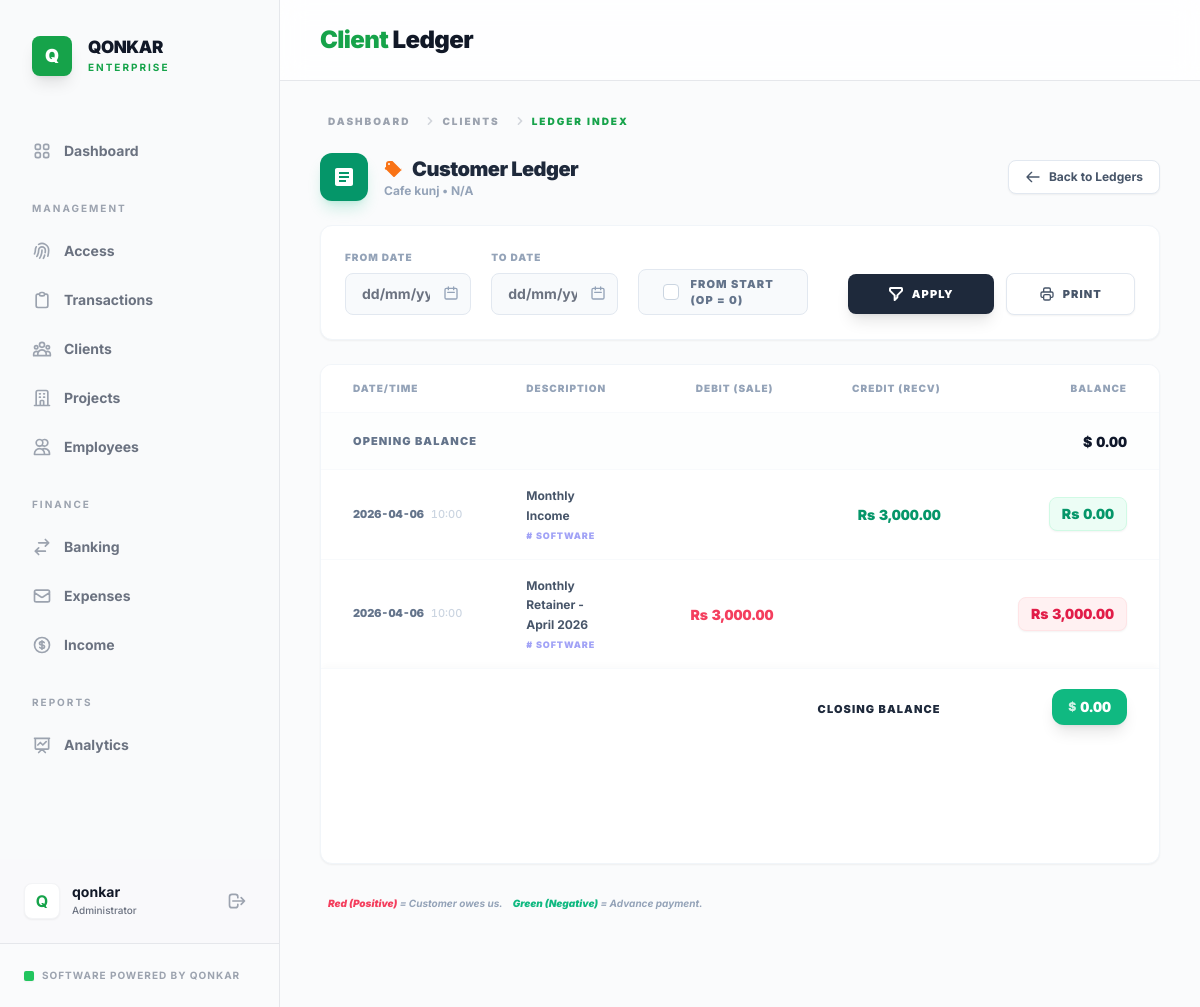
The page /core/client/34/ledger/ (signed in) on the database as committed earlier.
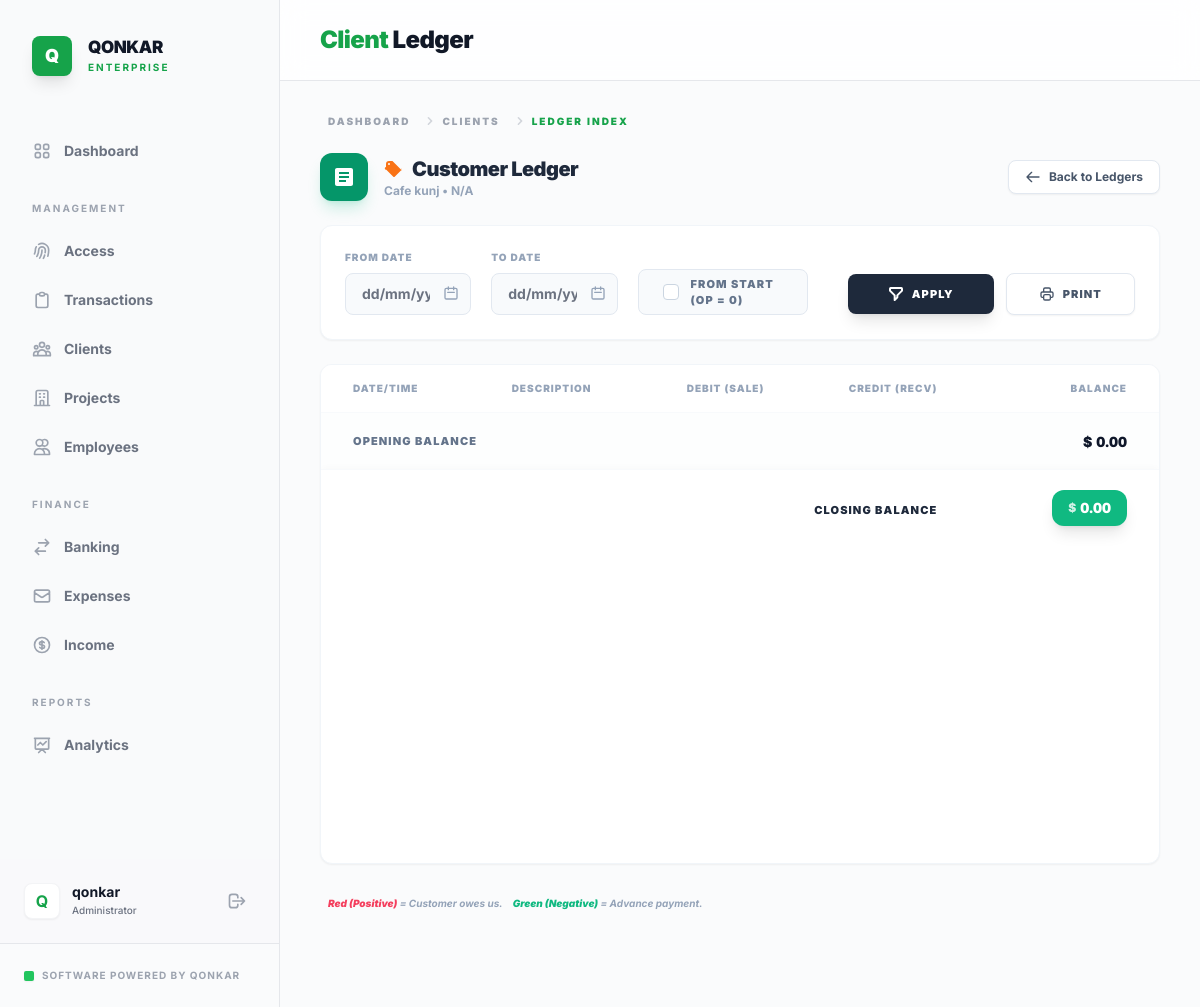
The same page on the database as committed later.
### core/models.py (models this page shows, shortened)
class Transaction(models.Model):
    date = models.DateField()
    description = models.CharField(max_length=500)
    reference = models.CharField(max_length=100, blank=True, help_text="e.g. Invoice #, Transfer ID")
    project = models.ForeignKey(Project, on_delete=models.SET_NULL, null=True, blank=True, related_name='transactions')
    receipt = models.FileField(upload_to='receipts/%Y/%m/%d/', null=True, blank=True)
    custom_fields = models.JSONField(blank=True, default=dict)
    currency = models.ForeignKey(Currency, on_delete=models.PROTECT, related_name='transactions', null=True)
    created_at = models.DateTimeField(auto_now_add=True)
    created_by = models.ForeignKey(settings.AUTH_USER_MODEL, on_delete=models.SET_NULL, null=True)

class Project(models.Model):
    STATUS_CHOICES = [
        ('Pipeline / Prospect', 'Pipeline / Prospect'),
        ('Active / In Progress', 'Active / In Progress'),
        ('On Hold', 'On Hold'),
        ('Completed', 'Completed'),
        ('Cancelled', 'Cancelled'),
    ]
    TYPE_CHOICES = [('Fixed', 'Fixed'), ('Subscription', 'Subscription')]
    client = models.ForeignKey(Client, on_delete=models.CASCADE, related_name='projects')
    project_lead = models.ForeignKey(Employee, on_delete=models.SET_NULL, null=True, blank=True, related_name='managed_projects')
    name = models.CharField(max_length=255)
    description = models.TextField(blank=True, null=True)
    currency = models.ForeignKey(Currency, on_delete=models.PROTECT, related_name='projects')
    target_budget = models.DecimalField(max_digits=15, decimal_places=2)
    status = models.CharField(max_length=50, choices=STATUS_CHOICES, default='Pipeline / Prospect')
    project_type = models.CharField(max_length=50, choices=TYPE_CHOICES, default='Fixed')
    monthly_fee = models.DecimalField(max_digits=15, decimal_places=2, help_text="Monthly fee for subscription projects")
    timeline = models.CharField(max_length=100, default="Monthly Cycle")
    start_date = models.DateField(default=timezone.now)
    end_date = models.DateField(blank=True, null=True)
    tax_percentage = models.DecimalField(max_digits=5, decimal_places=2, default=13.00, help_text="Estimated tax percentage (e.g. SRB + Income Tax)")
    last_billed_date = models.DateField(null=True, blank=True, help_text="The date of the last monthly invoice generated")
    created_at = models.DateTimeField(auto_now_add=True)
    created_by = models.ForeignKey(settings.AUTH_USER_MODEL, on_delete=models.SET_NULL, null=True, blank=True)

### core/views.py (the view)
# urls.py: path('client/<int:pk>/ledger/', views.client_ledger_view, name='client_ledger'),
@login_required
def client_ledger_view(request, pk):
    context = get_client_ledger_context(request, pk)
    context['today'] = timezone.now().date()
    if request.headers.get('HX-Request'):
        return render(request, 'core/partials/client_ledger_partial.html', context)
    return render(request, 'core/client_ledger.html', context)

### core/models.py (called while the page is built)
    def get_base_amount(self):
        return self.amount * self.exchange_rate

### core/views.py (called while the page is built, shortened)
def process_monthly_billings(user=None):
    today = timezone.now().date()
    current_month_start = today.replace(day=1)
    projects_to_bill = Project.objects.filter(
        project_type='Subscription',
        status__in=['Pipeline / Prospect', 'Active / In Progress']
    ).filter(
        Q(last_billed_date__lt=current_month_start) | Q(last_billed_date__isnull=True)
    )
    if not projects_to_bill.exists():
        return 0, "No pending monthly billings found for this period."

### core/templates/core/client_ledger.html (shortened to what this page needs)
{% extends 'core/base.html' %}
{% load humanize %}
{% block header_title %}
    <span class="text-brand-600">Client</span> Ledger
{% endblock %}
{% block content %}
<div class="space-y-6 animate-in fade-in slide-in-from-bottom-4 duration-700">
    <nav class="flex px-2" aria-label="Breadcrumb">
        <ol class="inline-flex items-center space-x-1 md:space-x-3">
            <li class="inline-flex items-center">
                <a href="{% url 'core:dashboard' %}" class="text-[10px] font-black text-gray-400 uppercase tracking-[0.2em] hover:text-brand-600 transition-colors">Dashboard</a>
            </li>
            <li>
                <div class="flex items-center text-gray-300">
                    <svg class="h-4 w-4" fill="currentColor" viewBox="0 0 20 20">
                        <path fill-rule="evenodd" d="M7.293 14.707a1 1 0 010-1.414L10.586 10 7.293 6.707a1 1 0 011.414-1.414l4 4a1 1 0 010 1.414l-4 4a1 1 0 01-1.414 0z" clip-rule="evenodd" />
                    </svg>
                    <a href="{% url 'core:client_list' %}" class="text-[10px] font-black text-gray-400 uppercase tracking-[0.2em] hover:text-brand-600 ml-1">Clients</a>
                </div>
            </li>
            <li>
                <div class="flex items-center text-gray-300">
                    <svg class="h-4 w-4" fill="currentColor" viewBox="0 0 20 20">
                        <path fill-rule="evenodd" d="M7.293 14.707a1 1 0 010-1.414L10.586 10 7.293 6.707a1 1 0 011.414-1.414l4 4a1 1 0 010 1.414l-4 4a1 1 0 01-1.414 0z" clip-rule="evenodd" />
                    </svg>
                    <span class="text-[10px] font-black text-brand-600 uppercase tracking-[0.2em] ml-1">Ledger Index</span>
                </div>
            </li>
        </ol>
    </nav>
    <div class="animate-in fade-in slide-in-from-bottom-2 duration-500">
        {% include "core/partials/client_ledger_partial.html" %}
    </div>
</div>
{% endblock %}

### core/templates/core/partials/client_ledger_partial.html (shortened to what the changed rows need)
{% load humanize %}
<div id="ledger-table-container" class="space-y-6">
    <div class="flex flex-col md:flex-row items-start md:items-center justify-between gap-4">
        <div class="flex items-center gap-4">
            <div>
                <div class="flex items-center gap-2">
                    <h1 class="text-xl font-black text-slate-800 tracking-tight">Customer Ledger</h1>
                </div>
            </div>
        </div>
    </div>
    <div class="bg-white border border-slate-100 rounded-xl shadow-sm overflow-hidden min-h-[500px]">
        <table class="w-full text-left border-collapse">
            <thead>
                <tr class="bg-white border-b border-slate-50">
                    <th class="px-8 py-4 text-[10px] font-black text-slate-400 uppercase tracking-widest w-40">Date/Time</th>
                    <th class="px-8 py-4 text-[10px] font-black text-slate-400 uppercase tracking-widest">Description</th>
                    <th class="px-8 py-4 text-[10px] font-black text-slate-400 uppercase tracking-widest text-right w-44">Debit (Sale)</th>
                    <th class="px-8 py-4 text-[10px] font-black text-slate-400 uppercase tracking-widest text-right w-44">Credit (Recv)</th>
                    <th class="px-8 py-4 text-[10px] font-black text-slate-400 uppercase tracking-widest text-right w-48">Balance</th>
                </tr>
            </thead>
            <tbody class="divide-y divide-slate-50">
                {% for item in ledger_data %}
                <tr class="hover:bg-slate-50/50 transition-all group">
                    <td class="px-8 py-4 whitespace-nowrap text-[11px] font-black text-slate-500 tabular-nums">
                        {{ item.date|date:"Y-m-d" }} <span class="text-slate-300 font-medium ml-1">10:00</span>
                    </td>
                    <td class="px-8 py-4">
                        <div class="flex flex-col">
                            <span class="text-xs font-bold text-slate-600 leading-relaxed">{{ item.description }}</span>
                            {% if item.project_name != "N/A" %}
                            <span class="text-[9px] font-black text-indigo-500 uppercase tracking-widest mt-1 opacity-60 group-hover:opacity-100 transition-opacity"># {{ item.project_name }}</span>
                            {% endif %}
                        </div>
                    </td>
                    <td class="px-8 py-4 text-right whitespace-nowrap">
                        {% if item.debit > 0 %}
                        <span class="text-sm font-black text-rose-500 tabular-nums">Rs {{ item.debit|floatformat:2|intcomma }}</span>
                        {% endif %}
                    </td>
                    <td class="px-8 py-4 text-right whitespace-nowrap">
                        {% if item.credit > 0 %}
                        <span class="text-sm font-black text-emerald-600 tabular-nums">Rs {{ item.credit|floatformat:2|intcomma }}</span>
                        {% endif %}
                    </td>
                    <td class="px-8 py-4 text-right whitespace-nowrap">
                        <div class="inline-flex flex-col items-end">
                            <span class="px-3 py-1.5 rounded-lg text-sm font-black tabular-nums transition-all shadow-sm
                                {% if item.running_balance > 0 %}
                                    bg-rose-50 text-rose-600 border border-rose-100
                                {% else %}
                                    bg-emerald-50 text-emerald-600 border border-emerald-100
                                {% endif %}">
                                Rs {{ item.running_balance|floatformat:2|intcomma }}
                            </span>
                        </div>
                    </td>
                </tr>
                {% endfor %}
            </tbody>
        </table>
    </div>
</div>

Rows that differ between the two databases and show on the page:
removed Transaction: date "2026-04-06", description "Monthly Income"
no longer on this page (row unchanged): Project: project_name "SOFTWARE" "SOFTWARE"
removed Transaction: date "2026-04-06", description "Monthly Retainer - April 2026"
Other text that changed with them:
list line gone: "10:00 # Rs 3,000.00 Rs 0.00"
list line gone: "10:00 # Rs 3,000.00 Rs 3,000.00"
